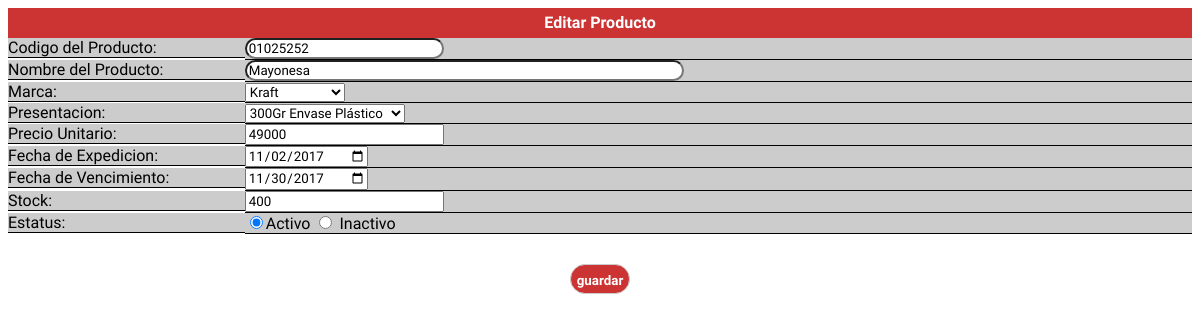
The page /vista/producto/editar_producto.php?cod_pro=01025252 on the database its author committed.
### tables this page shows
CREATE TABLE `producto` (
  `cod_pro` varchar(10) NOT NULL,
  `nom_pro` varchar(50) NOT NULL,
  `fky_mar` int(11) NOT NULL,
  `fky_pre` int(11) NOT NULL,
  `pre_pro` float NOT NULL,
  `exp_pro` date NOT NULL,
  `ven_pro` date NOT NULL,
  `sto_pro` float NOT NULL,
  `est_pro` char(1) NOT NULL
);

### clase/producto/producto.class.php (called while the page is built, shortened)
<?php
require_once("../../../curso_web_octubre/clase/utilidad/utilidad.class.php");
class producto extends utilidad{
	public function buscar($cod_pro)
	{
		$sql ="select *  from producto where cod_pro='$cod_pro'";
		$pro = $this->ejecutar($sql);
		$dat_pro =$this ->extraer_dato($pro);
		return $dat_pro;
	}
}
?>

### clase/utilidad/utilidad.class.php (called while the page is built, shortened)
<?php
class utilidad
{
    private  $con_bdt;
    public function __construct()
      {
      $this->con_bdt=@mysqli_connect("localhost","root","13081","sistfact");
      }
   protected function ejecutar($sql)
   {
         $ret=mysqli_query($this->con_bdt,$sql);
         return $ret;
      }
    public function extraer_dato($puntero)
      {
        return mysqli_fetch_assoc($puntero);
      }
}
?>

### clase/marca/marca.class.php (called while the page is built, shortened)
<?php
require_once("../../../curso_web_octubre/clase/utilidad/utilidad.class.php");
class marca extends utilidad{
		public function listar(){
			$sql="select * from marca";
			$lis=$this->ejecutar($sql);
			return $lis;
		}
	}
?>

### clase/presentacion/presentacion.class.php (called while the page is built, shortened)
<?php
require_once("../../../curso_web_octubre/clase/utilidad/utilidad.class.php");
class presentacion extends utilidad {
public function listar() {
    $sql="select * from presentacion";
    $lis=$this->ejecutar($sql);
	return $lis;
}
}
?>

### vista/producto/editar_producto.php (the view, shortened to what this page needs)
<?php
require("../../clase/marca/marca.class.php");
require("../../clase/presentacion/presentacion.class.php");
require("../../clase/producto/producto.class.php");
$obj_mar = new marca;
$obj_pre = new presentacion;
$obj_pro= new producto;
$cod_pro = $_GET["cod_pro"];
$dat_pro=$obj_pro->buscar($cod_pro);
  ?>
<!DOCTYPE html>
<html lang="es">
	<head>
		<link rel="stylesheet" type="text/css" href="../../css/estilo.css">
	</head>
<body>
	<form action="../../controlador/producto/controlador_producto.php" method="POST" id="for_pro">
	<div class="titulo letra_blanca altura30 pocision">Editar Producto</div>
	<div class="izq">
		<label>Codigo del Producto:	</label>
	</div>
	<div class="der">
			<input type="text" name="cod_pro" id="cod_pro" size="20" maxlength="15" value="<?php echo $dat_pro['cod_pro'] ?>">
	</div>
	<div class="izq">
		<label>Nombre del Producto: </label>
	</div>
	<div class="der">
		<input type="text" name="nom_pro" id="nom_pro" size="50" maxlength="40" value="<?php echo $dat_pro['nom_pro'] ?>">
	</div>
	<div class="izq">
		<label>Marca: </label>
	</div>
	<div class="der">
		<select name="fky_mar" id="fky_mar">
				<?php
				$mar=$obj_mar->listar();
				while(  ($dat_mar=$obj_mar->extraer_dato($mar)) >0)
				{
		if ($dat_mar['cod_mar']==$dat_pro['fky_mar'])
		{
	echo "<option value='$dat_mar[cod_mar]' selected >$dat_mar[nom_mar] </option>";
		}else
		{
	echo "<option value='$dat_mar[cod_mar]'$dat_mar[nom_mar] </option>";
		}
				}
				 ?>
		</select>
	</div>
	<div class="izq">
		<label>Presentacion: </label>
	</div>
	<div class="der">
		<select name="fky_pre" id="fky_pre">
				<?php
							$pre=$obj_pre->listar();
							while ( ($dat_pre=$obj_pre->extraer_dato($pre)) >0)
							{
if ($dat_pre['cod_pre']==$dat_pro['fky_pre'])
		{
	echo "<option value='$dat_pre[cod_pre]' selected >$dat_pre[nom_pre] </option>";
		}else
		{
	echo "<option value='$dat_pre[cod_pre]'$dat_pre[nom_pre] </option>";
		}
							}
						 ?>
		</select>
	</div>
	<div class="izq">
		<label>Precio Unitario: </label>
	</div>
	<div class="der">
		<input type="number" name="pre_pro" id="pre_pro" size="15" maxlength="11" value="<?php echo $dat_pro['pre_pro'] ?>">
	</div>
	<div class="izq">
		<label>Fecha de Expedicion: </label>
	</div>
	<div class="der">
		<input type="date" id="exp_pro" name="exp_pro" size="15" maxlength="12" value="<?php echo $dat_pro['exp_pro'] ?>">
	</div>
	<div class="izq">
		<label>Fecha de Vencimiento: </label>
	</div>
	<div class="der">
		<input type="date" id="ven_pro" name="ven_pro" size="15" maxlength="12" value="<?php echo $dat_pro['ven_pro'] ?>">
	</div>
	<div class="izq">
		<label>Stock: </label>
	</div>
	<div class="der">
		<input type="number" name="sto_pro" id="sto_pro" size="15" maxlength="11" value="<?php echo $dat_pro['sto_pro'] ?>">
	</div>
	<div class="izq">
		<label>Estatus: </label>
	</div>
	<div class="der">
		<?php
			if($dat_pro["est_pro"]=='A')
			{
		echo '<input type="radio" name="est_pro" value="A" checked="">Activo
			  <input type="radio" name="est_pro" value="I"> Inactivo';
			}else
			{
		echo '<input type="radio" name="est_pro" value="A" >Activo
			  <input type="radio" name="est_pro" value="I" checked=""> Inactivo';
			}
		 ?>
	</div>
	<div class="pie_formulario pocision letra_blanca altura30">
		<input type="button" name="bot_gua" value="guardar" id="bot_gua" onclick="validar_producto()" >
	</div>
	</form>
</body>
</html>

### css/estilo.css (style rules this page uses)
* { font-family: 'Poiret One', cursive; }
.titulo, input[type="submit"], input[type="button"] { background-color: #cc3333; font-weight: bold; }
.letra_blanca, input[type="submit"], input[type="button"] { color: #ffffff; }
.altura30, input[type="submit"], input[type="button"] { height: 30px; line-height: 30px; }
.pocision { text-align: center; }
.izq { width: 20%; }
.der { width: 80%; }
.izq, .der { float: left; background-color: #CCCCCC; border-bottom: 1px solid; }
input[type="submit"], input[type="button"] { border-radius: 25px; border: 1px solid #CCCCCC; margin-top: 30px; }
input[type="text"], input[type="tel"], input[type="password"] { border-radius: 15px; }

### rows shown on the page
producto: cod_pro "01025252", nom_pro "Mayonesa", pre_pro "49000", exp_pro "11/02/2017", ven_pro "11/30/2017", sto_pro "400"

### other values the page prints
form field fky_mar "Kraft"
form field fky_pre "300Gr Envase Plástico"
